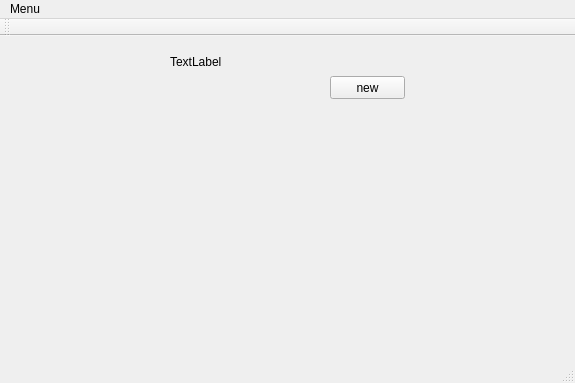
<?xml version="1.0" encoding="UTF-8"?>
<ui version="4.0">
 <class>MainWindow</class>
 <widget class="QMainWindow" name="MainWindow">
  <property name="geometry">
   <rect>
    <x>0</x>
    <y>0</y>
    <width>575</width>
    <height>383</height>
   </rect>
  </property>
  <property name="windowTitle">
   <string>MainWindow</string>
  </property>
  <widget class="QWidget" name="centralWidget">
   <widget class="QLabel" name="disturb_main">
    <property name="geometry">
     <rect>
      <x>170</x>
      <y>20</y>
      <width>54</width>
      <height>12</height>
     </rect>
    </property>
    <property name="text">
     <string>TextLabel</string>
    </property>
   </widget>
   <widget class="QPushButton" name="newDisturb">
    <property name="geometry">
     <rect>
      <x>330</x>
      <y>40</y>
      <width>75</width>
      <height>23</height>
     </rect>
    </property>
    <property name="text">
     <string>new</string>
    </property>
   </widget>
  </widget>
  <widget class="QMenuBar" name="menuBar">
   <property name="geometry">
    <rect>
     <x>0</x>
     <y>0</y>
     <width>575</width>
     <height>23</height>
    </rect>
   </property>
   <widget class="QMenu" name="menuMenu">
    <property name="title">
     <string>Menu</string>
    </property>
    <widget class="QMenu" name="menuSetWindowSize">
     <property name="title">
      <string>SetWindowSize</string>
     </property>
     <addaction name="actionsmall"/>
     <addaction name="actionmiddle"/>
     <addaction name="actionlarge"/>
     <addaction name="actioncustom"/>
    </widget>
    <addaction name="menuSetWindowSize"/>
   </widget>
   <addaction name="menuMenu"/>
  </widget>
  <widget class="QToolBar" name="mainToolBar">
   <attribute name="toolBarArea">
    <enum>TopToolBarArea</enum>
   </attribute>
   <attribute name="toolBarBreak">
    <bool>false</bool>
   </attribute>
  </widget>
  <widget class="QStatusBar" name="statusBar"/>
  <action name="actionsmall">
   <property name="text">
    <string>small</string>
   </property>
  </action>
  <action name="actionmiddle">
   <property name="text">
    <string>middle</string>
   </property>
  </action>
  <action name="actionlarge">
   <property name="text">
    <string>large</string>
   </property>
  </action>
  <action name="actioncustom">
   <property name="text">
    <string>custom</string>
   </property>
  </action>
 </widget>
 <layoutdefault spacing="6" margin="11"/>
 <resources/>
 <connections/>
</ui>
